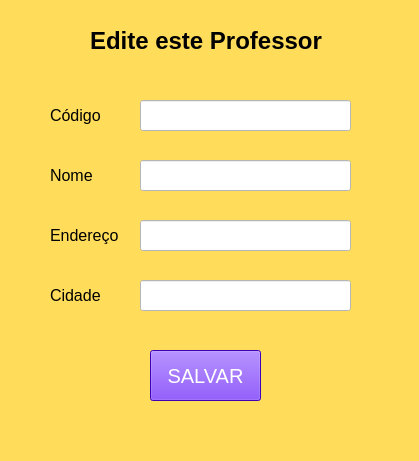
<?xml version="1.0" encoding="UTF-8"?>
<ui version="4.0">
 <class>MainWindow</class>
 <widget class="QMainWindow" name="MainWindow">
  <property name="geometry">
   <rect>
    <x>0</x>
    <y>0</y>
    <width>419</width>
    <height>461</height>
   </rect>
  </property>
  <property name="windowTitle">
   <string>MainWindow</string>
  </property>
  <property name="styleSheet">
   <string notr="true">background-color: rgb(255, 220, 90);</string>
  </property>
  <widget class="QWidget" name="centralwidget">
   <widget class="QLabel" name="titulo_edit">
    <property name="geometry">
     <rect>
      <x>90</x>
      <y>20</y>
      <width>251</width>
      <height>41</height>
     </rect>
    </property>
    <property name="font">
     <font>
      <pointsize>18</pointsize>
      <weight>75</weight>
      <bold>true</bold>
     </font>
    </property>
    <property name="text">
     <string>Edite este Professor</string>
    </property>
   </widget>
   <widget class="QLineEdit" name="cod_edit_prof">
    <property name="enabled">
     <bool>false</bool>
    </property>
    <property name="geometry">
     <rect>
      <x>140</x>
      <y>100</y>
      <width>211</width>
      <height>31</height>
     </rect>
    </property>
    <property name="styleSheet">
     <string notr="true">background-color: rgb(255, 255, 255);</string>
    </property>
   </widget>
   <widget class="QLabel" name="label_3">
    <property name="geometry">
     <rect>
      <x>50</x>
      <y>100</y>
      <width>61</width>
      <height>31</height>
     </rect>
    </property>
    <property name="font">
     <font>
      <pointsize>12</pointsize>
     </font>
    </property>
    <property name="text">
     <string>Código</string>
    </property>
   </widget>
   <widget class="QLabel" name="label_4">
    <property name="geometry">
     <rect>
      <x>50</x>
      <y>160</y>
      <width>61</width>
      <height>31</height>
     </rect>
    </property>
    <property name="font">
     <font>
      <pointsize>12</pointsize>
     </font>
    </property>
    <property name="text">
     <string>Nome</string>
    </property>
   </widget>
   <widget class="QLineEdit" name="nome_edit_prof">
    <property name="geometry">
     <rect>
      <x>140</x>
      <y>160</y>
      <width>211</width>
      <height>31</height>
     </rect>
    </property>
    <property name="styleSheet">
     <string notr="true">background-color: rgb(255, 255, 255);</string>
    </property>
   </widget>
   <widget class="QLineEdit" name="end_edit_prof">
    <property name="geometry">
     <rect>
      <x>140</x>
      <y>220</y>
      <width>211</width>
      <height>31</height>
     </rect>
    </property>
    <property name="styleSheet">
     <string notr="true">background-color: rgb(255, 255, 255);</string>
    </property>
   </widget>
   <widget class="QLabel" name="label_5">
    <property name="geometry">
     <rect>
      <x>50</x>
      <y>220</y>
      <width>71</width>
      <height>31</height>
     </rect>
    </property>
    <property name="font">
     <font>
      <pointsize>12</pointsize>
     </font>
    </property>
    <property name="text">
     <string>Endereço</string>
    </property>
   </widget>
   <widget class="QLabel" name="label_6">
    <property name="geometry">
     <rect>
      <x>50</x>
      <y>280</y>
      <width>81</width>
      <height>31</height>
     </rect>
    </property>
    <property name="font">
     <font>
      <pointsize>12</pointsize>
     </font>
    </property>
    <property name="text">
     <string>Cidade</string>
    </property>
   </widget>
   <widget class="QLineEdit" name="cidade_edit_prof">
    <property name="geometry">
     <rect>
      <x>140</x>
      <y>280</y>
      <width>211</width>
      <height>31</height>
     </rect>
    </property>
    <property name="styleSheet">
     <string notr="true">background-color: rgb(255, 255, 255);</string>
    </property>
   </widget>
   <widget class="QPushButton" name="salvar_edit_prof">
    <property name="geometry">
     <rect>
      <x>150</x>
      <y>350</y>
      <width>111</width>
      <height>51</height>
     </rect>
    </property>
    <property name="font">
     <font>
      <pointsize>15</pointsize>
     </font>
    </property>
    <property name="styleSheet">
     <string notr="true">background-color: rgb(85, 0, 255);
color: rgb(255, 255, 255);</string>
    </property>
    <property name="text">
     <string>SALVAR</string>
    </property>
   </widget>
  </widget>
  <widget class="QMenuBar" name="menubar">
   <property name="geometry">
    <rect>
     <x>0</x>
     <y>0</y>
     <width>419</width>
     <height>21</height>
    </rect>
   </property>
  </widget>
  <widget class="QStatusBar" name="statusbar"/>
 </widget>
 <resources/>
 <connections/>
</ui>
